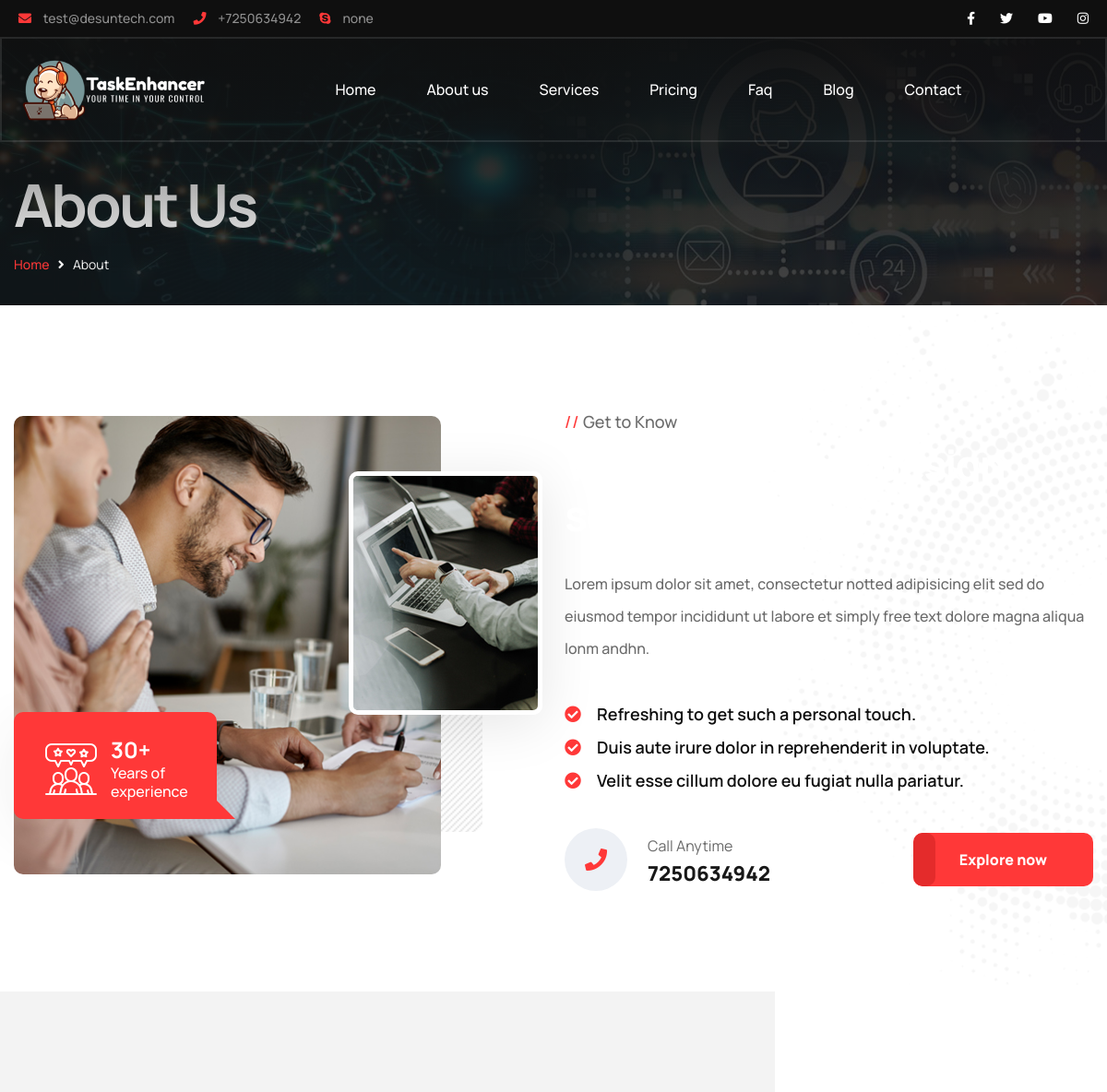
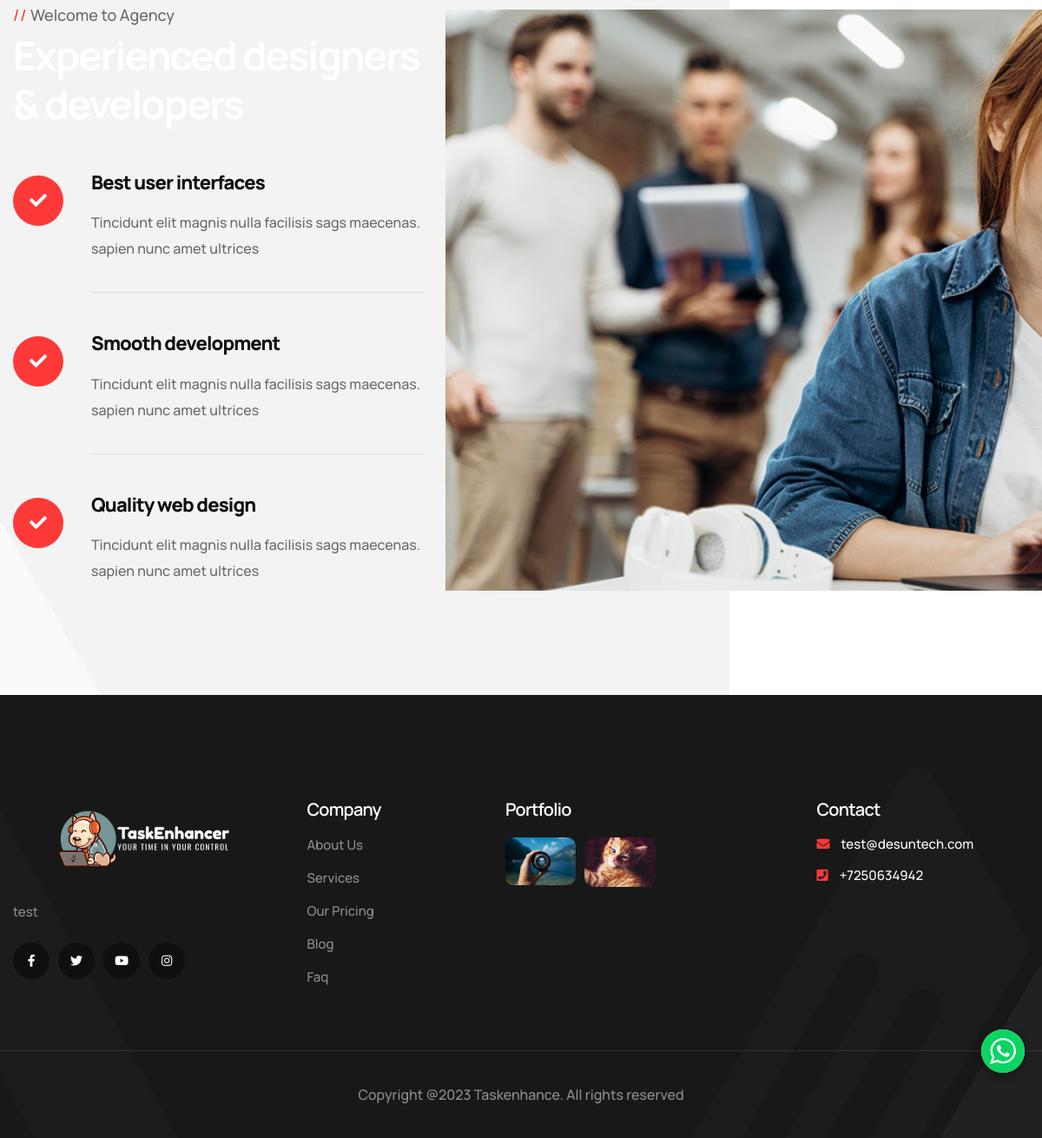
Page /about.php on the committed database (2 pictures, top to bottom).
### tables this page shows
CREATE TABLE `site_info` (
  `id` int(11) NOT NULL,
  `footer_description` text DEFAULT NULL,
  `email` varchar(155) DEFAULT NULL,
  `phone` varchar(12) DEFAULT NULL,
  `skype` varchar(155) DEFAULT NULL,
  `whatsapp` varchar(12) DEFAULT NULL,
  `youtube_link` varchar(155) DEFAULT NULL,
  `twitter_link` varchar(155) DEFAULT NULL,
  `instagram_link` varchar(155) DEFAULT NULL,
  `facebook_link` varchar(155) DEFAULT NULL,
  `number_of_happy_customer` int(11) NOT NULL,
  `number_of_client` int(11) NOT NULL,
  `number_of_jobs` int(11) NOT NULL,
  `number_of_workers` int(11) NOT NULL,
  `number_of_contrubutors` int(11) NOT NULL,
  `others1` varchar(155) DEFAULT NULL,
  `others2` varchar(155) DEFAULT NULL,
  `updated_at` datetime DEFAULT NULL,
  `updated_by` varchar(155) DEFAULT NULL
);

CREATE TABLE `portfolio` (
  `portfolio_id` int(11) NOT NULL,
  `image` longblob NOT NULL,
  `url_text` varchar(100) DEFAULT NULL,
  `name` varchar(255) NOT NULL,
  `create_at` timestamp NOT NULL DEFAULT current_timestamp(),
  `update_at` datetime DEFAULT current_timestamp() ON UPDATE current_timestamp()
);

### framework/methods/crud.php (called while the page is built, shortened)
<?php
function fetchRow($table_name, $condition = 1)
{
    global $conn;
    $query = "SELECT * FROM `$table_name` WHERE $condition ";
    $result = mysqli_query($conn, $query);
    return mysqli_fetch_array($result);
}

### about.php (the view, shortened to what this page needs)
<?php
require_once("inc/header.php");
include_once "framework/main.php";
$site_info=fetchRow('site_info');
?>
        <section class="page-title" style="background-image: url(images/main-slider/3.jpg);">
            <div class="auto-container">
                <div class="title-outer">
                    <h1 class="title">About Us</h1>
                    <ul class="page-breadcrumb">
                        <li><a href="index.php">Home</a></li>
                        <i class="fa fa-angle-right"></i>
                        <li>About</li>
                    </ul>
                </div>
            </div>
        </section>
        <section class="about-section">
            <div class="auto-container">
                <div class="row">
                    <div class="content-column col-xl-6 col-lg-7 col-md-12 col-sm-12 order-2 wow fadeInRight" data-wow-delay="600ms">
                        <div class="inner-column">
                            <div class="sec-title">
                                <span class="sub-title">Get to Know</span>
                                <h2>We provide best design solution in town</h2>
                                <div class="text">Lorem ipsum dolor sit amet, consectetur notted adipisicing elit sed do eiusmod tempor incididunt ut labore et simply free text dolore magna aliqua lonm andhn.</div>
                            </div>
                            <ul class="list-style-two">
                                <li><i class="fa fa-check-circle"></i> Refreshing to get such a personal touch.</li>
                                <li><i class="fa fa-check-circle"></i> Duis aute irure dolor in reprehenderit in voluptate.</li>
                                <li><i class="fa fa-check-circle"></i> Velit esse cillum dolore eu fugiat nulla pariatur.</li>
                            </ul>
                            <div class="btn-box">
                                <?php if ($site_info_header['phone'] != '') { ?>
                                    <a href="tel:<?= $site_info_header['phone'] ?>" class="info-btn">
                                    <i class="icon fa fa-phone"></i>
                                    <small>Call Anytime</small> <?= $site_info['phone'] ?>
                                </a>
                                <?php } ?>
                                <a href="services.php" class="theme-btn btn-style-one"><span class="btn-title">Explore now</span></a>
                            </div>
                        </div>
                    </div>
                    <div class="image-column col-xl-6 col-lg-5 col-md-12 col-sm-12">
                        <div class="inner-column wow fadeInLeft">
                            <figure class="image-1 overlay-anim wow fadeInUp"><img src="images/resource/about-1.jpg" alt=""></figure>
                            <figure class="image-2 overlay-anim wow fadeInRight"><img src="images/resource/about-2.jpg" alt="">
                            </figure>
                            <div class="experience bounce-y">
                                <div class="inner">
                                    <i class="icon flaticon-discuss"></i>
                                    <div class="text"><strong>30+</strong> Years of <br>experience</div>
                                </div>
                            </div>
                        </div>
                    </div>
                </div>
            </div>
        </section>
        <section class="features-section">
            <div class="bg bg-pattern-1"></div>
            <div class="auto-container">
                <div class="row">
                    <div class="content-column col-xl-5 col-lg-6 col-md-12">
                        <div class="inner-column wow fadeInRight">
                            <div class="sec-title">
                                <span class="sub-title">Welcome to Agency</span>
                                <h2>Experienced designers & developers</h2>
                            </div>
                            <div class="feature-block">
                                <div class="inner-box">
                                    <div class="content">
                                        <span class="icon"><i class="fa fa-check"></i></span>
                                        <h5 class="title">Best user interfaces</h5>
                                        <div class="text">Tincidunt elit magnis nulla facilisis sags maecenas. sapien nunc amet ultrices
                                        </div>
                                    </div>
                                </div>
                            </div>
                            <div class="feature-block">
                                <div class="inner-box">
                                    <div class="content">
                                        <span class="icon"><i class="fa fa-check"></i></span>
                                        <h5 class="title">Smooth development</h5>
                                        <div class="text">Tincidunt elit magnis nulla facilisis sags maecenas. sapien nunc amet ultrices
                                        </div>
                                    </div>
                                </div>
                            </div>
                            <div class="feature-block">
                                <div class="inner-box">
                                    <div class="content">
                                        <span class="icon"><i class="fa fa-check"></i></span>
                                        <h5 class="title">Quality web design</h5>
                                        <div class="text">Tincidunt elit magnis nulla facilisis sags maecenas. sapien nunc amet ultrices
                                        </div>
                                    </div>
                                </div>
                            </div>
                        </div>
                    </div>
                    <div class="image-column col-xl-7 col-lg-6 col-md-12 col-sm-12">
                        <div class="inner-column wow fadeInLeft">
                            <div class="image-box">
                                <figure class="image"><img src="images/resource/image-2.jpg" alt=""></figure>
                            </div>
                        </div>
                    </div>
                </div>
            </div>
        </section>
<?php include("inc/footer.php"); ?>

### inc/header.php (shortened to what this page needs)
<?php
$site_info_header = fetchRow('site_info');
?>
<!DOCTYPE html>
<html lang="en">
<head>
    <link href="css/bootstrap.min.css" rel="stylesheet">
    <link href="css/style.css" rel="stylesheet">
    <link href="css/style.css" rel="stylesheet">
    <link href="css/responsive.css" rel="stylesheet">
    <link rel="stylesheet" href="https://pro.fontawesome.com/releases/v5.10.0/css/all.css"
>
</head>
<body>
    <div class="page-wrapper">
        <header class="main-header header-style-one">
            <div class="header-top">
                <div class="inner-container">
                    <div class="top-left">
                        <ul class="list-style-one">
                            <?php if ($site_info_header['email'] != '') { ?>
                                <li><a href="mailto:<?= $site_info_header['email'] ?>"><i class="fa fa-envelope"></i> <?= $site_info_header['email'] ?></a></li>
                            <?php } ?>
                            <?php if ($site_info_header['phone'] != '') { ?>
                                <li><a href="tel:<?= $site_info_header['phone'] ?>"><i class="fa fa-phone"></i> +<?= $site_info_header['phone'] ?></a></li>
                            <?php } ?>
                            <?php if ($site_info_header['skype'] != '') { ?>
                                <li><a href="<?= $site_info_header['skype'] ?>"><i class="fab fa-skype"></i> <?= $site_info_header['skype'] ?></a></li>
                            <?php } ?>
                        </ul>
                    </div>
                    <div class="top-right">
                        <ul class="social-icon-one">
                            <?php if ($site_info_header['facebook_link'] != '') { ?>
                                <li><a href="<?= $site_info_header['facebook_link'] ?>"><i class="fab fa-facebook-f"></i></a></li>
                            <?php } ?>
                            <?php if ($site_info_header['twitter_link'] != '') { ?>
                                <li><a href="<?= $site_info_header['twitter_link'] ?>"><i class="fab fa-twitter"></i></a></li>
                            <?php } ?>
                            <?php if ($site_info_header['youtube_link'] != '') { ?>
                                <li><a href="<?= $site_info_header['youtube_link'] ?>"><i class="fab fa-youtube"></i></a></li>
                            <?php } ?>
                            <?php if ($site_info_header['instagram_link'] != '') { ?>
                                <li><a href="<?= $site_info_header['instagram_link'] ?>"><i class="fab fa-instagram"></i></a></li>
                            <?php } ?>
                        </ul>
                    </div>
                </div>
            </div>
            <div class="header-lower">
                <div class="container-fluid">
                    <div class="main-box">
                        <div class="logo-box">
                            <div class="logo">
                                <a href="index.php"><img src="images/logo-3.png" alt="" title="Tronis"></a>
                            </div>
                        </div>
                        <div class="nav-outer">
                            <nav class="nav main-menu">
                                <ul class="navigation">
                                    <li><a href="index.php">Home</a></li>
                                    <li><a class=" " href="about.php">About us</a></li>                                    <li><a href="services.php">Services</a></li>
                                    <li><a href="pricing.php">Pricing</a></li>
                                    <li><a href="faq.php">Faq</a></li>
                                    <li><a href="blog.php">Blog</a></li>
                                    <li><a href="contact.php">Contact</a></li>
                                </ul>
                            </nav>
                        </div>
                    </div>
                </div>
            </div>
        </header>

### inc/footer.php (shortened to what this page needs)
<footer class="main-footer">
  <div class="bg bg-pattern-9"></div>
  <div class="widgets-section">
    <div class="auto-container">
      <div class="row">
        <div class="footer-column col-xl-3 col-lg-12 col-md-12">
          <div class="footer-widget about-widget">
            <div class="logo">
              <a href="index.php"><img src="images/logo-3.png" alt=""></a>
            </div>
            <div class="text"><?= $site_info_header['footer_description'] ?></div>
            <ul class="social-icon-two">
              <?php if ($site_info_header['facebook_link'] != '') { ?>
                <li><a href="<?= $site_info_header['facebook_link'] ?>"><i class="fab fa-facebook-f"></i></a></li>
              <?php } ?>
              <?php if ($site_info_header['twitter_link'] != '') { ?>
                <li><a href="<?= $site_info_header['twitter_link'] ?>"><i class="fab fa-twitter"></i></a></li>
              <?php } ?>
              <?php if ($site_info_header['youtube_link'] != '') { ?>
                <li><a href="<?= $site_info_header['youtube_link'] ?>"><i class="fab fa-youtube"></i></a></li>
              <?php } ?>
              <?php if ($site_info_header['instagram_link'] != '') { ?>
                <li><a href="<?= $site_info_header['instagram_link'] ?>"><i class="fab fa-instagram"></i></a></li>
              <?php } ?>
            </ul>
          </div>
        </div>
        <div class="footer-column col-xl-3 col-lg-4 col-md-4">
          <div class="footer-widget links-widget">
            <h6 class="widget-title">Company</h6>
            <ul class="user-links">
              <li><a href="about.php">About Us</a></li>
              <li><a href="services.php">Services</a></li>
              <li><a href="pricing.php">Our Pricing</a></li>
              <li><a href="blog.php">Blog</a></li>
              <li><a href="faq.php">Faq</a></li>
            </ul>
          </div>
        </div>
        <div class="footer-column col-xl-3 col-lg-4 col-md-4 col-sm-8">
          <div class="footer-widget gallery-widget">
            <?php $id = 0;
            $sql = "SELECT * FROM `portfolio`";
            $result = mysqli_query($conn, $sql);
            $row = mysqli_num_rows($result);
            if (!$row == 0) { ?>
              <h6 class="widget-title">Portfolio</h6>
              <div class="widget-content">
                <div class="outer clearfix">
                  <?php
                  while ($rows = mysqli_fetch_assoc($result)) {
                    $id = $id + 1; ?>
                    <figure class="image">
                      <a href="<?php echo $rows['url_text'] ?>"><img src="admin/<?php echo $rows['image'] ?>" width="30px" height="50px" alt=""></a>
                    </figure>
                  <?php } ?>
                </div>
              </div>
            <?php } ?>
          </div>
        </div>
        <div class="footer-column col-xl-3 col-lg-4 col-md-4">
          <div class="footer-widget contacts-widget">
            <h6 class="widget-title">Contact</h6>
            <ul class="contact-info">
              <li><i class="fa fa-envelope"></i> <a href="mailto:<?= $site_info_header['email'] ?>"><?= $site_info_header['email'] ?></a><br>
              </li>
              <li><i class="fa fa-phone-square"></i> <a href="tel:<?= $site_info_header['phone'] ?>">+<?= $site_info_header['phone'] ?></a><br></li>
            </ul>
          </div>
        </div>
      </div>
    </div>
  </div>
  <div class="footer-bottom">
    <div class="auto-container">
      <div class="inner-container">
        <div class="copyright-text">Copyright @2023 Taskenhance. All rights reserved</a>
        </div>
      </div>
    </div>
  </div>
</footer>
</div>
<div class="integration">
  <a target="_blank" href="https://web.whatsapp.com/send?phone=<?= $site_info_header['whatsapp'] ?>">
    <div class="whatsapp-message">
      <img class="whatsapp-image" src="images/chaticon.svg">
    </div>
  </a>
</div>
</body>
</html>

### css/responsive.css (style rules this page uses)
@media only screen and (max-width: 1439px) { .header-style-one .container-fluid, .header-top .inner-container { padding: 0 20px; } }
@media only screen and (max-width: 1439px) { .header-style-one .header-lower .logo-box { padding: 10px 0 } }
@media only screen and (max-width: 1439px) { .about-section .experience { left: 0; } }
@media only screen and (max-width: 1439px) { .about-section-four .content-column .inner-column, .about-section .content-column .inner-column { padding-left: 0; } }

### rows in the picture
site_info: email "test@desuntech.com", phone "7250634942", skype "none", footer_description "test"
portfolio: image (picture)
portfolio: image (picture)
